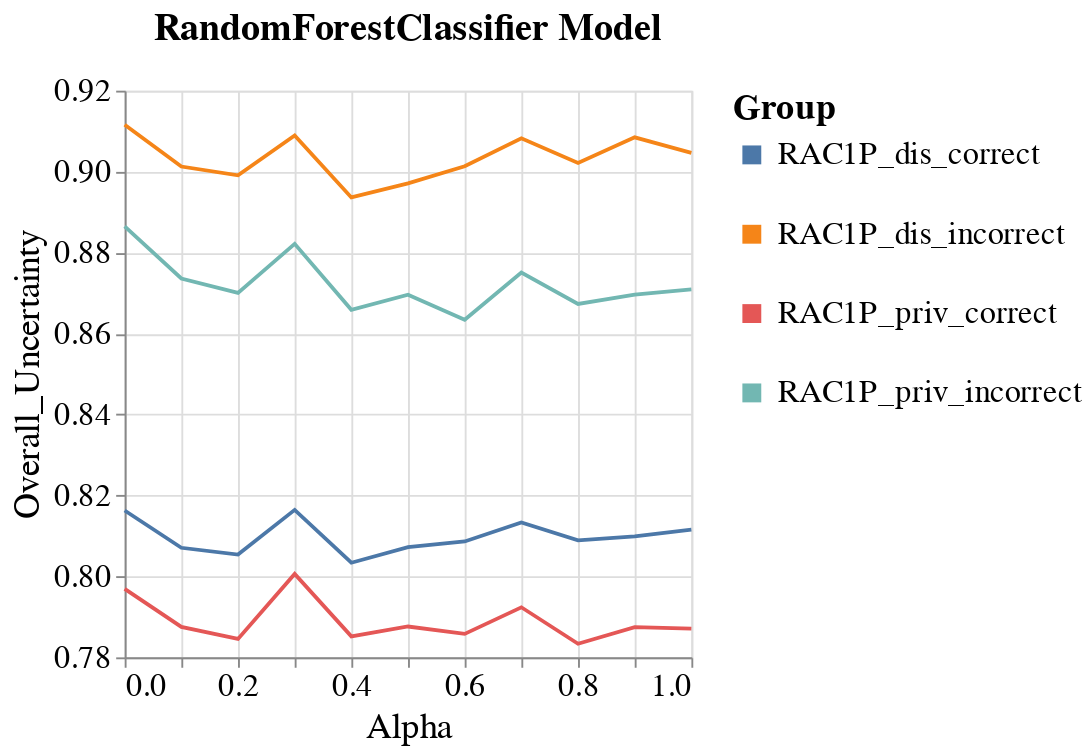

Notebook source saved alongside this figure:
### Code cell
visualizer.create_line_bands_per_group_metric_plot(model_name=MODEL_NAMES[0],
                                                   group_metric='Overall_Uncertainty',
                                                   group='RAC1P',
                                                   metric_type='subgroup')
